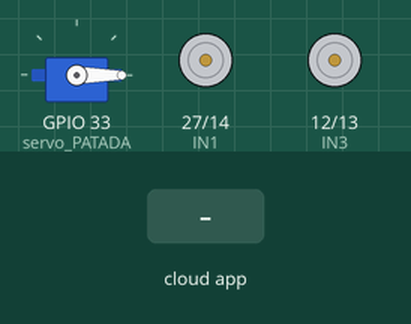
This program was run on a simulated ESP32. Shown: servo, motor-driver pin pairs drawn as motors (green arrow = first pin HIGH = forward, orange = second pin HIGH = backward, longer = more drive, scaled by the enable pin). Inputs (shaded band) come from the test bench. The RemoteXY app is connected.

Above: at 1.2 s.
1.3 s: the phone or cloud app sets BTT1 to 1
At 2.0 s:
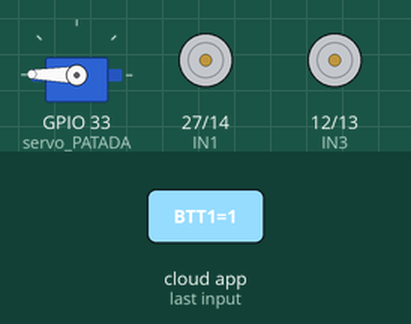
3.1 s: the phone or cloud app sets slider_02 to -100
At 4.4 s:
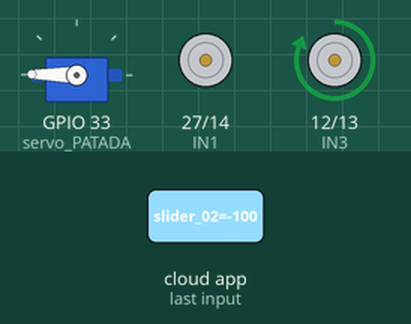
5.0 s: the phone or cloud app sets slider_01 to -100
At 6.4 s:
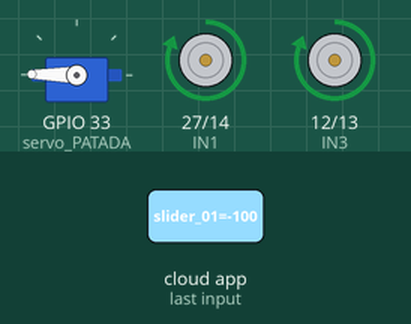
6.9 s: the phone or cloud app sets BTT1 to 0
At 8.3 s:
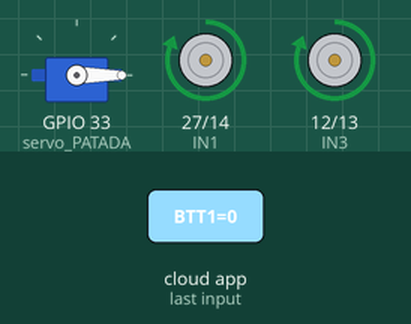
8.6 s: the phone or cloud app sets slider_02 to 0
At 10.3 s:
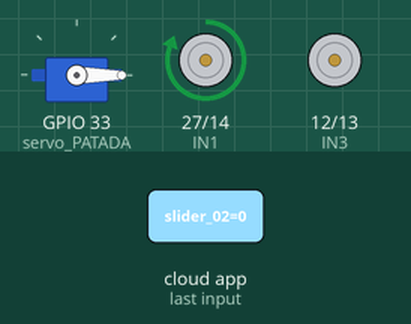
10.7 s: the phone or cloud app sets slider_01 to 100
At 11.4 s:
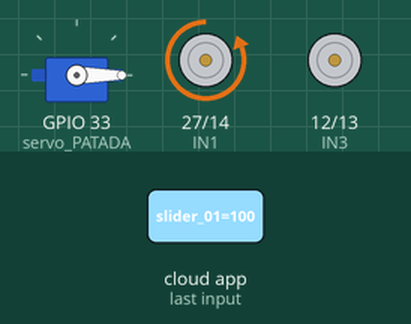
Timing chart, 0 to 13.5 s (numbered marks = the images above; inputs shaded):
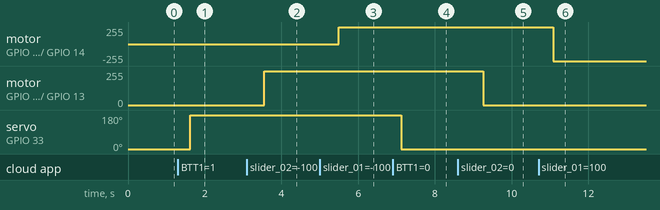

Measured:
- after the input at 1.3 s, servo on GPIO 33 (servo_PATADA): 0° → 179° after 0.32 s
- after the input at 3.1 s, motor on GPIO 12 (IN3) / GPIO 13 (IN4): stopped → forward 255/255 after 0.45 s
- after the input at 5.0 s, motor on GPIO 27 (IN1) / GPIO 14 (IN2): stopped → forward 255/255 after 0.49 s
- after the input at 6.9 s, servo on GPIO 33 (servo_PATADA): 179° → 0° after 0.22 s
- after the input at 8.6 s, motor on GPIO 12 (IN3) / GPIO 13 (IN4): forward 255/255 → stopped after 0.65 s
- after the input at 10.7 s, motor on GPIO 27 (IN1) / GPIO 14 (IN2): forward 255/255 → backward 255/255 after 0.38 s

The program:

main.cpp
```cpp
// Selección de modo de conexión e incluir la librería para RemoteXY
#define REMOTEXY_MODE__ESP32CORE_BLE

#include <BLEDevice.h>

// Ajuste de conexión para RemoteXY (Nombre del dispositivo para el Bluetooth)
#define REMOTEXY_BLUETOOTH_NAME "Robótica E1 G512"
#define REMOTEXY_ACCESS_PASSWORD "1512"

#include <RemoteXY.h>

// Configuración GUI para RemoteXY
#pragma pack(push, 1)
uint8_t RemoteXY_CONF[] = // 110 bytes (880 bits)
    {255, 3, 0, 0, 0, 110, 0, 19, 0, 0, 0, 82, 111, 98, 111, 116, 195, 173, 110, 0,
     25, 2, 106, 200, 200, 80, 1, 1, 5, 0, 1, 44, 53, 60, 60, 86, 22, 32, 29, 1,
     133, 31, 83, 72, 79, 79, 84, 0, 4, 13, 25, 7, 140, 159, 10, 12, 69, 48, 24, 31,
     129, 64, 68, 73, 30, 140, 3, 46, 7, 64, 16, 82, 73, 71, 72, 84, 32, 77, 79, 84,
     79, 82, 0, 129, 26, 12, 118, 18, 16, 3, 42, 7, 64, 16, 76, 69, 70, 84, 32, 77,
     79, 84, 79, 82, 0, 4, 84, 28, 8, 170, 31, 10, 12, 69, 48, 24, 31};

// Esta estructura sirve para definir nuestras variables y eventos en la interfaz de control
struct
{
  // variables de entrada
  uint8_t BTT1;     // =1 si el botón es pulsado, de lo contrario =0
  int8_t slider_02; // de -100 hasta 100 valores enteros
  int8_t slider_01; // de -100 hasta 100 valores enteros

  // Otra variable
  uint8_t connect_flag; // =1 si está conectado, de lo contrario =0
} RemoteXY;
#pragma pack(pop)
// Fin de la construcción de RemoteXY e inicio del código base

// Librería para usar la programación de Arduino NO REMOVER
#include <Arduino.h>
// Librería para controlar un servomotor con ESP32
#include <ESP32Servo.h>

/* Varibles de cableado entre la ESP32 y el puente H (L2932N)
Formato: [Pin del L2932N] = [Pin del ESP32]*/

const int ENABLE_A = 25;
const int ENABLE_B = 26;

const int IN1 = 27;
const int IN2 = 14;
const int IN3 = 12;
const int IN4 = 13;
// Nombre de la clase establecida para el servomotor
Servo PATADA;
const int servo_PATADA = 33;

// Función para controlar el ángulo del servo respecto a un botón
void SERVO(int BOTON)
{
  RemoteXY_delay(200);
  if(BOTON == 0){
    PATADA.write(0);
  }
  else{
    PATADA.write(179);
  }
}

// Función para controlar el motor respecto a cuatro variables
void MOTOR(int SLIDER, int PIN1, int PIN2, int ENABLE)
{
  // Apagar motor
  RemoteXY_delay(100);
  if (SLIDER == 0)
  {
    digitalWrite(PIN1, LOW);
    digitalWrite(PIN2, LOW);
    analogWrite(ENABLE, 0);
  }
  else
  {
    // Obtener el PWM respecto al slider
    int ABS_SLIDER = abs(SLIDER);
    int PWM = map(ABS_SLIDER, -100, 100, 0, 255);
    // Decición para la dirección de giro del motor
    if (SLIDER > 0)
    {
      // Sentido horario
      digitalWrite(PIN1, HIGH);
      digitalWrite(PIN2, LOW);
    }
    else{
      // Sentido antihorario
      digitalWrite(PIN1, LOW);
      digitalWrite(PIN2, HIGH);
    }
    RemoteXY_delay(100);
    analogWrite(ENABLE, PWM);
  }
}

void setup()
{
  // Inicialización de RemoteXY
  RemoteXY_Init();
  pinMode(ENABLE_A, OUTPUT);
  digitalWrite(ENABLE_A, LOW);

  pinMode(ENABLE_B, OUTPUT);
  digitalWrite(ENABLE_B, LOW);

  pinMode(IN1, OUTPUT);
  digitalWrite(IN1, LOW);

  pinMode(IN2, OUTPUT);
  digitalWrite(IN2, LOW);

  pinMode(IN3, OUTPUT);
  digitalWrite(IN3, LOW);

  pinMode(IN4, OUTPUT);
  digitalWrite(IN4, LOW);

  // Configuración del pin para el servomotor
  PATADA.attach(servo_PATADA);
  PATADA.write(0);
}

void loop()
{
  // Gestión de RemoteXY
  RemoteXY_Handler();

  // Control de motor izquierdo (motor A)
  MOTOR(RemoteXY.slider_01, IN2, IN1, ENABLE_A);

  // Control de motor derecho (motor B)
  MOTOR(RemoteXY.slider_02, IN4, IN3, ENABLE_B);

  // Control del servomotor PATADA
  SERVO(RemoteXY.BTT1);

}
```
